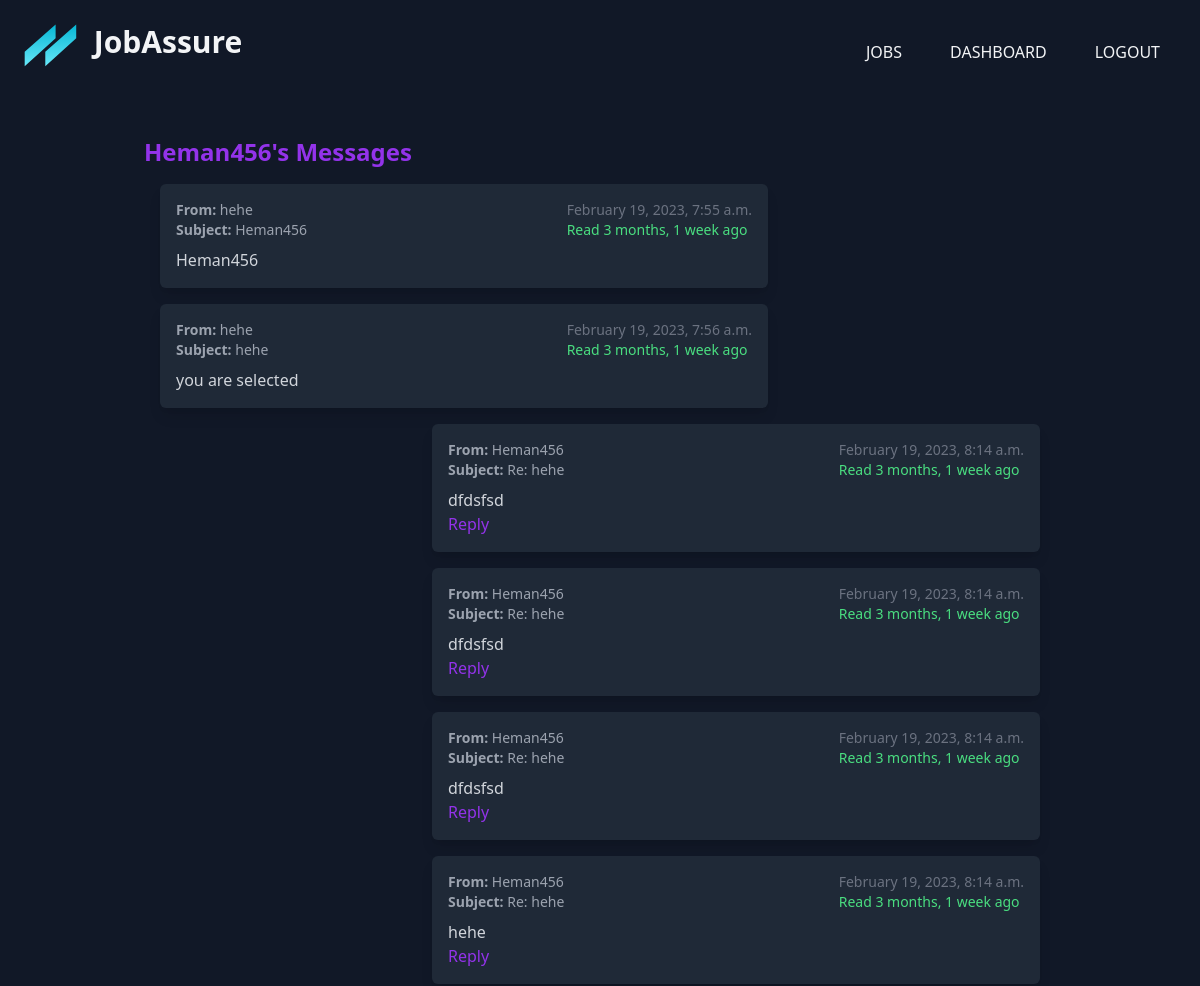
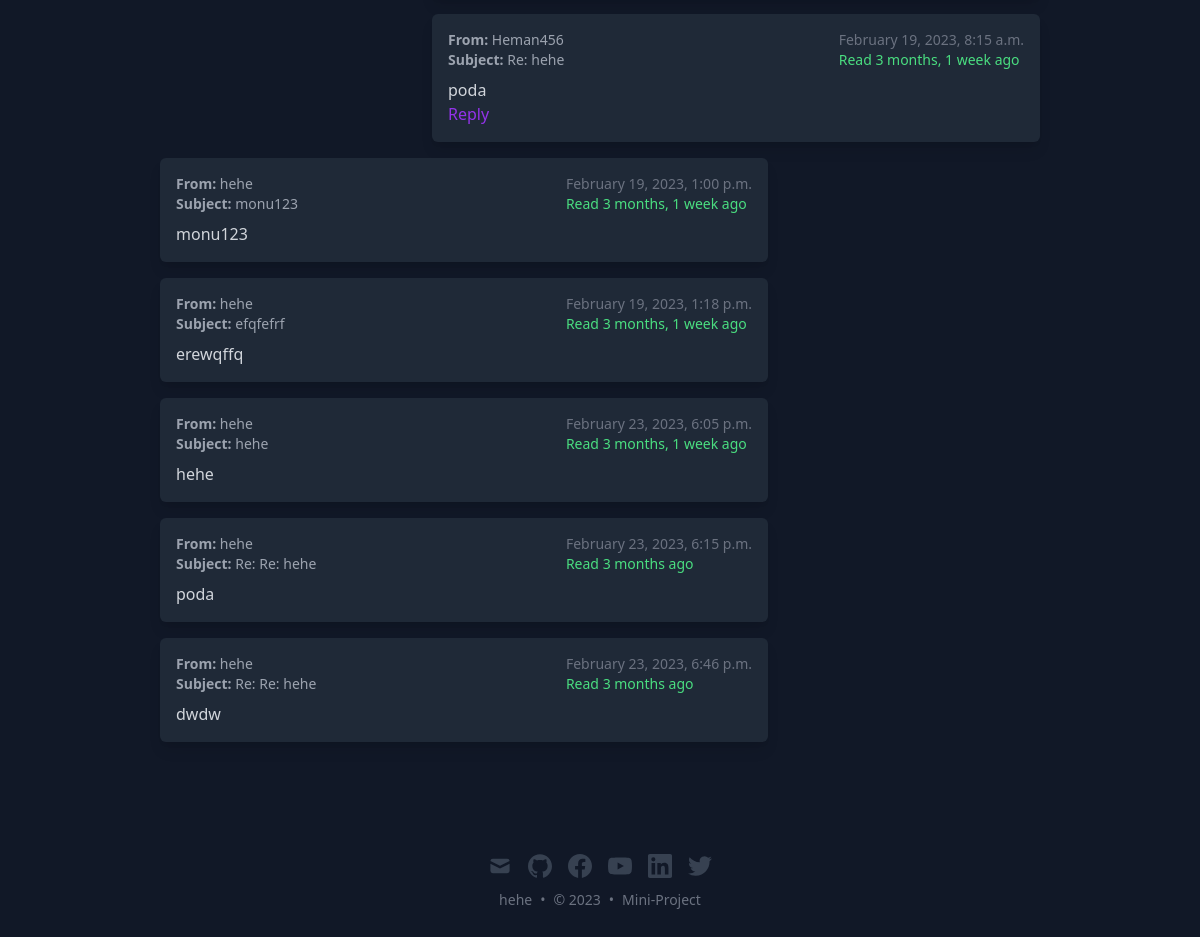
Page /dashboard/user_messages/Heman456/ (signed in) on the committed database (2 pictures, top to bottom).
### dash/models.py (models this page shows, shortened)
class Message(models.Model):
    subject = models.CharField(max_length=255)
    body = models.TextField()
    sender = models.ForeignKey(get_user_model(), related_name='sent_messages', on_delete=models.CASCADE)
    recipient = models.ForeignKey(get_user_model(), related_name='received_messages', on_delete=models.CASCADE)
    parent_message = models.ForeignKey('self', on_delete=models.CASCADE, null=True, blank=True, related_name='replies')
    sent_at = models.DateTimeField(auto_now_add=True)
    unread = models.BooleanField(default=True)
    read_at = models.DateTimeField(null=True, blank=True)
    is_read = models.BooleanField(default=False)
    class Meta:
        ordering = ('-sent_at',)

### dash/views.py (the view)
# urls.py: path('/user_messages/<str:username>/', views.user_messages, name='user_messages'),
@login_required
def user_messages(request, username):
    received_messages = Message.objects.filter(sender__username=username, recipient=request.user)
    sent_messages = Message.objects.filter(sender=request.user, recipient__username=username)
    messages = (received_messages | sent_messages).order_by('-sent_at')
    for message in messages:
        if message.recipient == request.user and not message.read_at:
            message.read_at = timezone.now()
            message.save()
    unread_count = Message.objects.filter(recipient=request.user, read_at=None).count()
    return render(request, 'communication/user_messages.html', {'messages': messages, 'username': username, 'unread_count': unread_count})

### dash/templates/communication/user_messages.html (shortened to what this page needs)
{% extends 'base.html' %}
{% block content %}
  <div class="bg-gray-900 text-white">
    <div class="container mx-auto py-8 px-4">
      <h1 class="text-2xl font-bold text-purple-600">{{ username }}'s Messages</h1>
      {% for message in messages reversed %}
        <div class="flex justify-start items-center my-4 {% if message.sender == request.user %} flex-row{% else %} flex-row-reverse{% endif %}">
          <div class="w-2/3">
            <div class="bg-gray-800 rounded-md p-4 shadow-lg hover:shadow-2xl transform hover:-translate-y-1 transition-all duration-500">
              <div class="flex justify-between items-center mb-2">
                <div class="text-gray-400 text-sm">
                  <p><strong>From:</strong> {{ message.sender }}</p>
                  <p><strong>Subject:</strong> {{ message.subject }}</p>
                </div>
                <div class="text-gray-500 text-sm">
                  <p>{{ message.sent_at|date:"F j, Y, g:i a" }}</p>
                  {% if message.read_at %}
                    <p class="text-green-400">Read {{ message.read_at|timesince }} ago</p>
                  {% else %}
                    <p class="text-red-400">Unread</p>
                  {% endif %}
                </div>
              </div>
              <p class="text-gray-300">{{ message.body }}</p>
              {% if message.sender != request.user %}
                <a href="{% url 'reply_message' message.pk %}" class="text-purple-600 hover:underline">Reply</a>
              {% endif %}
            </div>
          </div>
        </div>
      {% endfor %}
    </div>
  </div>
{% endblock %}

### rows in the picture
Message: sender "hehe", subject "Heman456", sent_at "February 19, 2023, 7:55 a.m.", read_at "3 months, 1 week", body "Heman456"
Message: sender "hehe", subject "hehe", sent_at "February 19, 2023, 7:56 a.m.", read_at "3 months, 1 week", body "you are selected"
Message: sender "Heman456", subject "Re: hehe", sent_at "February 19, 2023, 8:14 a.m.", read_at "3 months, 1 week", body "dfdsfsd", shows "Reply"
Message: sender "Heman456", subject "Re: hehe", sent_at "February 19, 2023, 8:14 a.m.", read_at "3 months, 1 week", body "dfdsfsd", shows "Reply"
Message: sender "Heman456", subject "Re: hehe", sent_at "February 19, 2023, 8:14 a.m.", read_at "3 months, 1 week", body "dfdsfsd", shows "Reply"
Message: sender "Heman456", subject "Re: hehe", sent_at "February 19, 2023, 8:14 a.m.", read_at "3 months, 1 week", body "hehe", shows "Reply"
Message: sender "Heman456", subject "Re: hehe", sent_at "February 19, 2023, 8:15 a.m.", read_at "3 months, 1 week", body "poda", shows "Reply"
Message: sender "hehe", subject "monu123", sent_at "February 19, 2023, 1:00 p.m.", read_at "3 months, 1 week", body "monu123"
Message: sender "hehe", subject "efqfefrf", sent_at "February 19, 2023, 1:18 p.m.", read_at "3 months, 1 week", body "erewqffq"
Message: sender "hehe", subject "hehe", sent_at "February 23, 2023, 6:05 p.m.", read_at "3 months, 1 week", body "hehe"
Message: sender "hehe", subject "Re: Re: hehe", sent_at "February 23, 2023, 6:15 p.m.", read_at "3 months", body "poda"
Message: sender "hehe", subject "Re: Re: hehe", sent_at "February 23, 2023, 6:46 p.m.", read_at "3 months", body "dwdw"

### other values in the picture
{{ username }} "Heman456"
